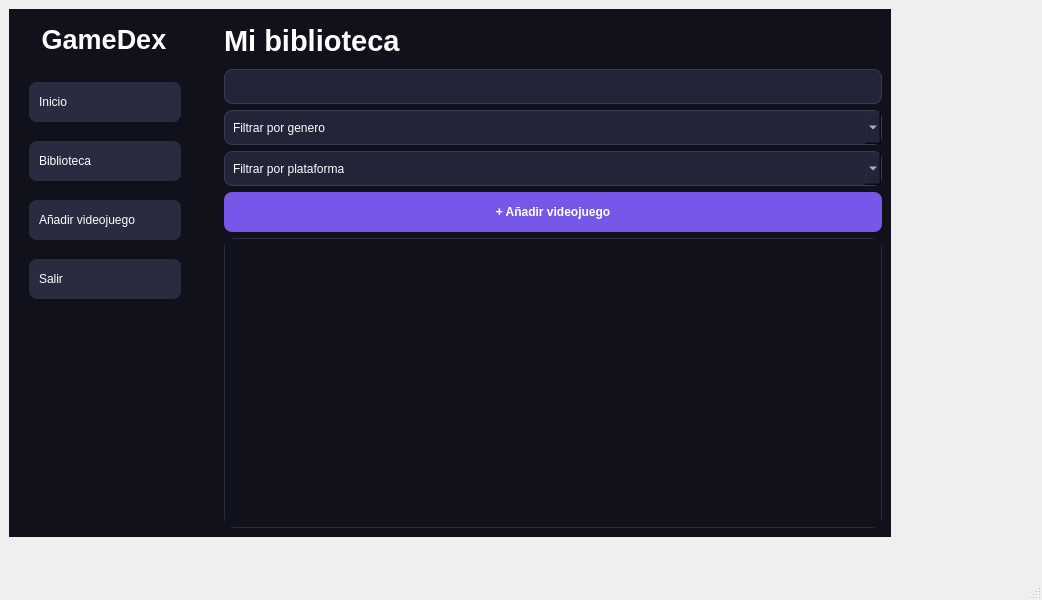
<?xml version="1.0" encoding="UTF-8"?>
<ui version="4.0">
 <class>MainWindow</class>
 <widget class="QMainWindow" name="MainWindow">
  <property name="geometry">
   <rect>
    <x>0</x>
    <y>0</y>
    <width>1042</width>
    <height>600</height>
   </rect>
  </property>
  <property name="minimumSize">
   <size>
    <width>900</width>
    <height>600</height>
   </size>
  </property>
  <property name="windowTitle">
   <string>GameDex</string>
  </property>
  <widget class="QWidget" name="centralwidget">
   <widget class="QWidget" name="contenedorPrincipal" native="true">
    <property name="geometry">
     <rect>
      <x>9</x>
      <y>9</y>
      <width>882</width>
      <height>528</height>
     </rect>
    </property>
    <property name="styleSheet">
     <string notr="true">background-color: #10111B;
border: none;</string>
    </property>
    <layout class="QHBoxLayout" name="horizontalLayout">
     <item>
      <widget class="QFrame" name="panelLateral">
       <property name="enabled">
        <bool>true</bool>
       </property>
       <property name="minimumSize">
        <size>
         <width>200</width>
         <height>0</height>
        </size>
       </property>
       <property name="maximumSize">
        <size>
         <width>220</width>
         <height>16777215</height>
        </size>
       </property>
       <property name="frameShape">
        <enum>QFrame::Shape::StyledPanel</enum>
       </property>
       <property name="frameShadow">
        <enum>QFrame::Shadow::Raised</enum>
       </property>
       <widget class="QLabel" name="lblLogo">
        <property name="geometry">
         <rect>
          <x>20</x>
          <y>0</y>
          <width>150</width>
          <height>60</height>
         </rect>
        </property>
        <property name="minimumSize">
         <size>
          <width>0</width>
          <height>60</height>
         </size>
        </property>
        <property name="font">
         <font>
          <pointsize>20</pointsize>
          <bold>true</bold>
         </font>
        </property>
        <property name="styleSheet">
         <string notr="true">QLabel {
    color: #FFFFFF;
    font-weight: bold;
}</string>
        </property>
        <property name="text">
         <string>GameDex</string>
        </property>
        <property name="alignment">
         <set>Qt::AlignmentFlag::AlignCenter</set>
        </property>
       </widget>
       <widget class="QWidget" name="layoutWidget">
        <property name="geometry">
         <rect>
          <x>20</x>
          <y>60</y>
          <width>152</width>
          <height>246</height>
         </rect>
        </property>
        <layout class="QVBoxLayout" name="verticalLayout_2">
         <item>
          <widget class="QPushButton" name="btnInicio">
           <property name="sizePolicy">
            <sizepolicy hsizetype="Expanding" vsizetype="Fixed">
             <horstretch>0</horstretch>
             <verstretch>0</verstretch>
            </sizepolicy>
           </property>
           <property name="minimumSize">
            <size>
             <width>150</width>
             <height>40</height>
            </size>
           </property>
           <property name="styleSheet">
            <string notr="true">QPushButton {
    background-color: #292B40;
    color: white;
    border: none;
    border-radius: 8px;
    padding: 10px;
    text-align: left;
}

QPushButton:hover {
    background-color: #7657E8;
}</string>
           </property>
           <property name="text">
            <string>Inicio</string>
           </property>
          </widget>
         </item>
         <item>
          <widget class="QPushButton" name="btnBiblioteca">
           <property name="sizePolicy">
            <sizepolicy hsizetype="Expanding" vsizetype="Fixed">
             <horstretch>0</horstretch>
             <verstretch>0</verstretch>
            </sizepolicy>
           </property>
           <property name="minimumSize">
            <size>
             <width>150</width>
             <height>40</height>
            </size>
           </property>
           <property name="styleSheet">
            <string notr="true">QPushButton {
    background-color: #292B40;
    color: white;
    border: none;
    border-radius: 8px;
    padding: 10px;
    text-align: left;
}

QPushButton:hover {
    background-color: #7657E8;
}</string>
           </property>
           <property name="text">
            <string>Biblioteca</string>
           </property>
          </widget>
         </item>
         <item>
          <widget class="QPushButton" name="btnAnadir">
           <property name="sizePolicy">
            <sizepolicy hsizetype="Expanding" vsizetype="Fixed">
             <horstretch>0</horstretch>
             <verstretch>0</verstretch>
            </sizepolicy>
           </property>
           <property name="minimumSize">
            <size>
             <width>150</width>
             <height>40</height>
            </size>
           </property>
           <property name="styleSheet">
            <string notr="true">QPushButton {
    background-color: #292B40;
    color: white;
    border: none;
    border-radius: 8px;
    padding: 10px;
    text-align: left;
}

QPushButton:hover {
    background-color: #7657E8;
}</string>
           </property>
           <property name="text">
            <string>Añadir videojuego</string>
           </property>
          </widget>
         </item>
         <item>
          <widget class="QPushButton" name="btnSalir">
           <property name="sizePolicy">
            <sizepolicy hsizetype="Expanding" vsizetype="Fixed">
             <horstretch>0</horstretch>
             <verstretch>0</verstretch>
            </sizepolicy>
           </property>
           <property name="minimumSize">
            <size>
             <width>150</width>
             <height>40</height>
            </size>
           </property>
           <property name="styleSheet">
            <string notr="true">QPushButton {
    background-color: #292B40;
    color: white;
    border: none;
    border-radius: 8px;
    padding: 10px;
    text-align: left;
}

QPushButton:hover {
    background-color: #7657E8;
}</string>
           </property>
           <property name="text">
            <string>Salir</string>
           </property>
          </widget>
         </item>
        </layout>
       </widget>
      </widget>
     </item>
     <item>
      <widget class="QStackedWidget" name="contenidoPrincipal">
       <property name="styleSheet">
        <string notr="true">background-color: #10111B;
border: none;</string>
       </property>
       <property name="currentIndex">
        <number>1</number>
       </property>
       <widget class="QWidget" name="pageInicio">
        <property name="styleSheet">
         <string notr="true">background-color: #10111B;</string>
        </property>
        <widget class="QWidget" name="layoutWidget">
         <property name="geometry">
          <rect>
           <x>120</x>
           <y>30</y>
           <width>384</width>
           <height>130</height>
          </rect>
         </property>
         <layout class="QVBoxLayout" name="verticalLayout_3">
          <item>
           <widget class="QLabel" name="lblTituloInicio">
            <property name="minimumSize">
             <size>
              <width>0</width>
              <height>50</height>
             </size>
            </property>
            <property name="font">
             <font>
              <pointsize>26</pointsize>
              <bold>true</bold>
             </font>
            </property>
            <property name="styleSheet">
             <string notr="true">QLabel {
    color: white;
    font-weight: bold;
}</string>
            </property>
            <property name="text">
             <string>Bienvenido a GameDex</string>
            </property>
           </widget>
          </item>
          <item>
           <widget class="QLabel" name="lblSubtituloInicio">
            <property name="minimumSize">
             <size>
              <width>0</width>
              <height>30</height>
             </size>
            </property>
            <property name="font">
             <font>
              <pointsize>12</pointsize>
             </font>
            </property>
            <property name="styleSheet">
             <string notr="true">QLabel {
    color: #A5A7BD;
}</string>
            </property>
            <property name="text">
             <string>Tu biblioteca personal de videojuegos</string>
            </property>
           </widget>
          </item>
          <item>
           <widget class="QPushButton" name="btnIrBiblioteca">
            <property name="styleSheet">
             <string notr="true">QPushButton {
    background-color: #7657E8;
    color: white;
    border: none;
    border-radius: 8px;
    padding: 10px 16px;
    font-weight: bold;
}

QPushButton:hover {
    background-color: #896FF0;
}</string>
            </property>
            <property name="text">
             <string>Ver mi biblioteca</string>
            </property>
           </widget>
          </item>
         </layout>
        </widget>
       </widget>
       <widget class="QWidget" name="pageBiblioteca">
        <property name="styleSheet">
         <string notr="true">background-color: #10111B;</string>
        </property>
        <layout class="QVBoxLayout" name="verticalLayout">
         <item>
          <layout class="QVBoxLayout" name="verticalLayout_4">
           <item>
            <widget class="QLabel" name="lblTituloBiblioteca">
             <property name="minimumSize">
              <size>
               <width>0</width>
               <height>45</height>
              </size>
             </property>
             <property name="font">
              <font>
               <pointsize>22</pointsize>
               <bold>true</bold>
              </font>
             </property>
             <property name="styleSheet">
              <string notr="true">QLabel {
    color: white;
    font-weight: bold;
}</string>
             </property>
             <property name="text">
              <string>Mi biblioteca</string>
             </property>
            </widget>
           </item>
           <item>
            <widget class="QLineEdit" name="textBuscar">
             <property name="minimumSize">
              <size>
               <width>250</width>
               <height>35</height>
              </size>
             </property>
             <property name="styleSheet">
              <string notr="true">QLineEdit {
    background-color: #222438;
    color: white;
    border: 1px solid #393B55;
    border-radius: 8px;
    padding: 8px;
}</string>
             </property>
             <property name="text">
                <string/>
            </property>
             <property name="clearButtonEnabled">
              <bool>true</bool>
             </property>
            </widget>
           </item>
           <item>
            <widget class="QComboBox" name="cmbGenero">
             <property name="minimumSize">
              <size>
               <width>180</width>
               <height>35</height>
              </size>
             </property>
             <property name="styleSheet">
              <string notr="true">QComboBox {
    background-color: #222438;
    color: white;
    border: 1px solid #393B55;
    border-radius: 8px;
    padding: 8px;
}

QComboBox QAbstractItemView {
    background-color: #222438;
    color: white;
    selection-background-color: #7657E8;
}</string>
             </property>
             <property name="placeholderText">
              <string>Filtrar por genero</string>
             </property>
            </widget>
           </item>
           <item>
            <widget class="QComboBox" name="cmbPlataforma">
             <property name="minimumSize">
              <size>
               <width>180</width>
               <height>35</height>
              </size>
             </property>
             <property name="styleSheet">
              <string notr="true">QComboBox {
    background-color: #222438;
    color: white;
    border: 1px solid #393B55;
    border-radius: 8px;
    padding: 8px;
}

QComboBox QAbstractItemView {
    background-color: #222438;
    color: white;
    selection-background-color: #7657E8;
}</string>
             </property>
             <property name="placeholderText">
              <string>Filtrar por plataforma</string>
             </property>
            </widget>
           </item>
           <item>
            <widget class="QPushButton" name="btnNuevoJuego">
             <property name="minimumSize">
              <size>
               <width>180</width>
               <height>40</height>
              </size>
             </property>
             <property name="styleSheet">
              <string notr="true">QPushButton {
    background-color: #7657E8;
    color: white;
    border: none;
    border-radius: 8px;
    padding: 10px 16px;
    font-weight: bold;
}

QPushButton:hover {
    background-color: #896FF0;
}</string>
             </property>
             <property name="text">
              <string>+ Añadir videojuego</string>
             </property>
            </widget>
           </item>
          </layout>
         </item>
         <item>
          <widget class="QScrollArea" name="scrollArea">
           <property name="styleSheet">
            <string notr="true">QScrollArea {
    background-color: #171827;
    border: 1px solid #292B40;
    border-radius: 10px;
}</string>
           </property>
           <property name="widgetResizable">
            <bool>true</bool>
           </property>
           <widget class="QWidget" name="scrollAreaJuegos">
            <property name="geometry">
             <rect>
              <x>0</x>
              <y>0</y>
              <width>638</width>
              <height>265</height>
             </rect>
            </property>
            <property name="sizePolicy">
             <sizepolicy hsizetype="Preferred" vsizetype="Expanding">
              <horstretch>0</horstretch>
              <verstretch>0</verstretch>
             </sizepolicy>
            </property>
            <property name="minimumSize">
             <size>
              <width>0</width>
              <height>250</height>
             </size>
            </property>
            <widget class="QWidget" name="contenedorTarjetas" native="true">
             <property name="geometry">
              <rect>
               <x>20</x>
               <y>0</y>
               <width>636</width>
               <height>266</height>
              </rect>
             </property>
             <property name="sizePolicy">
              <sizepolicy hsizetype="Preferred" vsizetype="Expanding">
               <horstretch>0</horstretch>
               <verstretch>0</verstretch>
              </sizepolicy>
             </property>
             <property name="minimumSize">
              <size>
               <width>0</width>
               <height>0</height>
              </size>
             </property>
            </widget>
           </widget>
          </widget>
         </item>
        </layout>
       </widget>
      </widget>
     </item>
    </layout>
   </widget>
  </widget>
  <widget class="QMenuBar" name="menubar">
   <property name="geometry">
    <rect>
     <x>0</x>
     <y>0</y>
     <width>1042</width>
     <height>33</height>
    </rect>
   </property>
  </widget>
  <widget class="QStatusBar" name="statusbar"/>
 </widget>
 <resources/>
 <connections/>
</ui>
